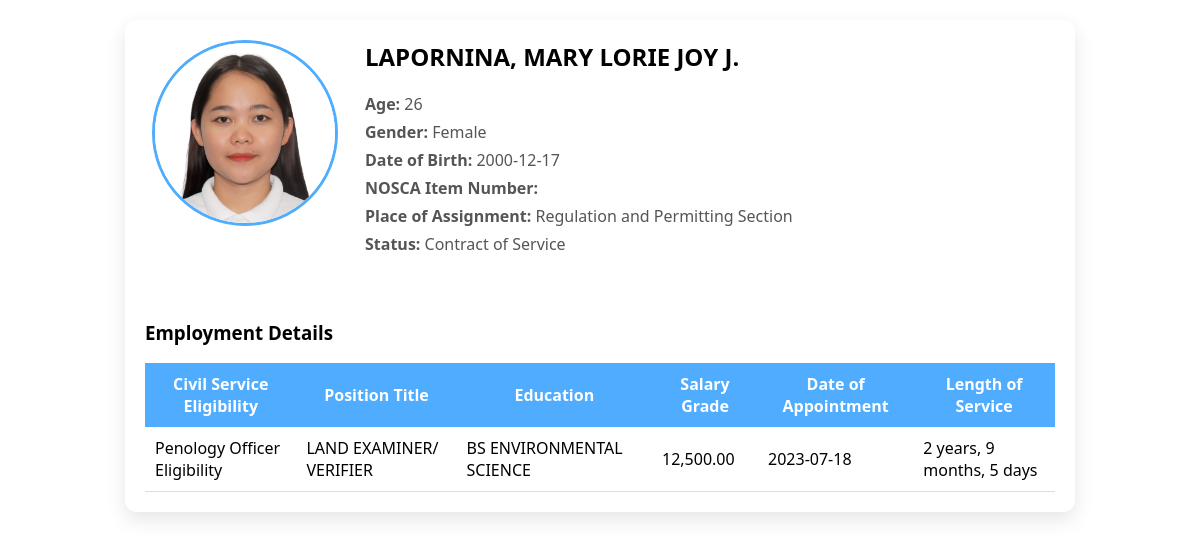
Page /employee_info.php?employee_id=2 on the committed database.
### tables this page shows
CREATE TABLE `employees` (
  `employee_id` int(11) NOT NULL,
  `name` varchar(100) NOT NULL,
  `age` int(11) NOT NULL,
  `status` varchar(50) NOT NULL,
  `image` varchar(255) DEFAULT NULL,
  `created_at` timestamp NOT NULL DEFAULT current_timestamp(),
  `gender` varchar(20) DEFAULT NULL,
  `date_of_birth` date DEFAULT NULL,
  `nosca_item_number` varchar(100) DEFAULT NULL,
  `place_of_assignment` varchar(150) DEFAULT NULL,
  `position_title` varchar(150) DEFAULT NULL,
  `salary_grade` varchar(50) DEFAULT NULL,
  `civil_service_eligibility` varchar(150) DEFAULT NULL,
  `education` varchar(150) DEFAULT NULL,
  `date_of_appointment` date DEFAULT NULL,
  `length_of_service` varchar(50) DEFAULT NULL
);

### employee_info.php (the view, shortened to what this page needs)
<?php
$host = "localhost";
$user = "root";
$pass = "";
$db   = "cenro";
$conn = new mysqli($host, $user, $pass, $db);
$employee_id = isset($_GET['employee_id']) ? intval($_GET['employee_id']) : 0;
$stmt = $conn->prepare("SELECT * FROM employees WHERE employee_id = ?");
$stmt->bind_param("i", $employee_id);
$stmt->execute();
$result = $stmt->get_result();
$employee = $result->fetch_assoc();
$image_path = 'assets/image/employee/' . $employee['image'];
?>
<!DOCTYPE html>
<html lang="en">
<head>
</head>
<body>
<div class="container">
    <div class="employee-header">
        <div class="employee-image">
            <img src="<?= htmlspecialchars($image_path); ?>"
                 alt="<?= htmlspecialchars($employee['name']); ?>">
        </div>
        <div class="employee-info">
            <h2><?= htmlspecialchars($employee['name']); ?></h2>
            <p><span>Age:</span> <?= htmlspecialchars($employee['age']); ?></p>
            <p><span>Gender:</span> <?= htmlspecialchars($employee['gender'] ?? 'N/A'); ?></p>
            <p><span>Date of Birth:</span> <?= htmlspecialchars($employee['date_of_birth'] ?? 'N/A'); ?></p>
            <p><span>NOSCA Item Number:</span> <?= htmlspecialchars($employee['nosca_item_number'] ?? 'N/A'); ?></p>
            <p><span>Place of Assignment:</span> <?= htmlspecialchars($employee['place_of_assignment'] ?? 'N/A'); ?></p>
            <p><span>Status:</span> <?= htmlspecialchars($employee['status']); ?></p>
        </div>
    </div>
    <div class="details-section">
        <h3>Employment Details</h3>
        <table>
            <tr>
                <th>Civil Service Eligibility</th>
                <th>Position Title</th>
                <th>Education</th>
                <th>Salary Grade</th>
                <th>Date of Appointment</th>
                <th>Length of Service</th>
            </tr>
            <tr>
                <td><?= htmlspecialchars($employee['civil_service_eligibility'] ?? 'N/A'); ?></td>
                <td><?= htmlspecialchars($employee['position_title'] ?? 'N/A'); ?></td>
                <td><?= htmlspecialchars($employee['education'] ?? 'N/A'); ?></td>
                <td><?= htmlspecialchars($employee['salary_grade'] ?? 'N/A'); ?></td>
                <td><?= htmlspecialchars($employee['date_of_appointment'] ?? 'N/A'); ?></td>
                <td><?= htmlspecialchars($employee['length_of_service'] ?? 'N/A'); ?></td>
            </tr>
        </table>
    </div>
</div>
</body>
</html>

### employee_info.php (style rules this page uses)
body { font-family: 'Segoe UI', Tahoma, sans-serif; background-image: url('https://upload.wikimedia.org/wikipedia/commons/thumb/e/e8/Logo_of_the_Department_of_Environment_and_Natural_Resources.svg/1280px-Logo_of_the_Department_of_Environment_and_Natural_Resources.svg.png'); background-size: cover; background-position: center; background-repeat: no-repeat; background-attachment: fixed; margin: 0; padding: 20px; }
.container { max-width: 950px; margin: auto; background: #fff; border-radius: 12px; box-shadow: 0 8px 20px rgba(0,0,0,0.1); }
.employee-header { display: flex; flex-wrap: wrap; padding: 20px; }
.employee-image { flex: 0 0 200px; text-align: center; }
.employee-image img { width: 180px; height: 180px; border-radius: 50%; object-fit: cover; border: 3px solid #4facfe; }
.employee-info { flex: 1; padding-left: 20px; }
.employee-info h2 { margin-top: 0; }
.employee-info p { margin: 6px 0; color: #555; }
.employee-info span { font-weight: bold; }
.details-section { padding: 20px; }
table { width: 100%; border-collapse: collapse; }
th { background: #4facfe; color: #fff; padding: 10px; }
td { padding: 10px; border-bottom: 1px solid #ddd; }

### rows in the picture
employees: image (picture), name "LAPORNINA, MARY LORIE JOY J.", age "26", gender "Female", date_of_birth "2000-12-17", place_of_assignment "Regulation and Permitting Section", status "Contract of Service", civil_service_eligibility "Penology Officer Eligibility", position_title "LAND EXAMINER/ VERIFIER", education "BS ENVIRONMENTAL SCIENCE", salary_grade "12,500.00", date_of_appointment "2023-07-18", length_of_service "2 years, 9 months, 5 days"
